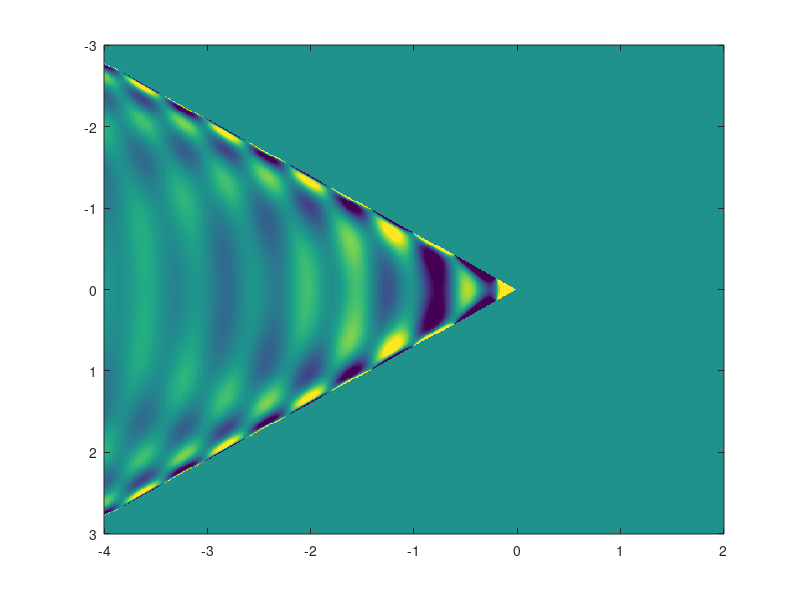

Here is the MATLAB script that generated this plot: (Note: this script raises an error after producing the figure.)
%%%%%%%%%%%%%%%%%%%%%%%%%%%%%%%%%%%%%%%%%%%%%%%%%%%%%%%%%%%%%%%%%%%%%%%%%%%
% This work is supplementary material for the book                        %
%                                                                         %
% Jens Ahrens, Analytic Methods of Sound Field Synthesis, Springer-Verlag %
% Berlin Heidelberg, 2012, https://doi.org/10.1007/978-3-642-25743-8      %
%                                                                         %
% It has been downloaded from http://soundfieldsynthesis.org and is       %
% licensed under a Creative Commons Attribution-NonCommercial-ShareAlike  %
% 3.0 Unported License. Please cite the book appropriately if you use     %
% these materials in your own work.                                       %
%                                                                         %
% (c) 2012 by Jens Ahrens                                                 %
%%%%%%%%%%%%%%%%%%%%%%%%%%%%%%%%%%%%%%%%%%%%%%%%%%%%%%%%%%%%%%%%%%%%%%%%%%%

clear all;

subfigure = 'a'; % for Fig. 5.46(a)
%subfigure = 'b'; % for Fig. 5.46(b)
%subfigure = 'c'; % for Fig. 5.46(c)
%subfigure = 'd'; % for Fig. 5.46(d)

v     = 600;
f     = 500; 
t     = 0;
c     = 343; 
omega = 2*pi*f;
M     = v / c;

% create spatial grid
X        = linspace( -4, 2, 500 );
Y        = linspace( -3, 3, 500 );
[ x, y ] = meshgrid( X, Y );
z        = 0;

% Eq. (5.58)
Delta = sqrt( ( x - v*t ).^2  + ( y.^2 + z.^2 ) .* ( 1 - M^2 ) );

% Eq. (5.64)
tau_1 = ( M .* ( x - v*t ) + Delta ) / ( c * ( 1 - M^2 ) );
tau_2 = ( M .* ( x - v*t ) - Delta ) / ( c * ( 1 - M^2 ) );

% initialize s
s = zeros( size( x ) );

% Eq. (5.63) and (5.62), first case
if ( subfigure ~= 'c' )
    s = s + 1 / (4*pi) .* exp( i .* omega .* ( t - tau_1 ) ) ./ Delta;
end

if ( subfigure ~= 'd' )
    s = s + 1 / (4*pi) .* exp( i .* omega .* ( t - tau_2 ) ) ./ Delta;
end

% determine second case of Eq. (5.62)
validity = zeros( size( x ) );
sqrt_arg = ( y.^2 ) ./( c^2 ) .* ( 1 - M^2 ) + ( M*t - x/c ).^2;

validity( sqrt_arg > 0 ) = 1;   
validity( x > v*t )      = 0;

s = s .* validity;

% normalize
s = s ./ abs( s( end/2, end/2 ) );

figure;
if ( subfigure ~= 'b' )
    imagesc( X, Y, real( s ), [ -5 5 ] );
else
    imagesc( X, Y, 20*log10( abs( s ) + 5*eps ), [ -50 10 ] ); % avoid log of 0
    colorbar;
end

turn_imagesc;
axis square;
colormap gray;

if ( subfigure == 'b' )
    revert_colormap;
end

hold on;
% plot trajectory
plot( [ -4 2 ], [ 0 0 ], 'k:' )
hold off;

xlabel( 'x (m)' )
ylabel( 'y (m)' )

graph_defaults;
